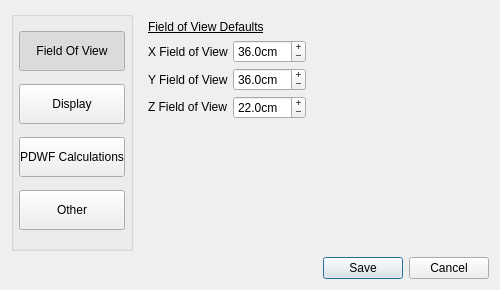
<?xml version="1.0" encoding="UTF-8"?>
<ui version="4.0">
 <class>Preferences</class>
 <widget class="QDialog" name="Preferences">
  <property name="windowModality">
   <enum>Qt::WindowModal</enum>
  </property>
  <property name="geometry">
   <rect>
    <x>0</x>
    <y>0</y>
    <width>500</width>
    <height>290</height>
   </rect>
  </property>
  <property name="sizePolicy">
   <sizepolicy hsizetype="Fixed" vsizetype="Fixed">
    <horstretch>0</horstretch>
    <verstretch>0</verstretch>
   </sizepolicy>
  </property>
  <property name="minimumSize">
   <size>
    <width>400</width>
    <height>290</height>
   </size>
  </property>
  <property name="maximumSize">
   <size>
    <width>500</width>
    <height>290</height>
   </size>
  </property>
  <property name="windowTitle">
   <string>Preferences</string>
  </property>
  <property name="windowIcon">
   <iconset>
    <normaloff>QtIconFiles/gear_and_wrench.png</normaloff>QtIconFiles/gear_and_wrench.png</iconset>
  </property>
  <layout class="QGridLayout" name="gridLayout">
   <item row="0" column="0">
    <widget class="QGroupBox" name="groupButtons">
     <property name="minimumSize">
      <size>
       <width>105</width>
       <height>0</height>
      </size>
     </property>
     <property name="title">
      <string/>
     </property>
     <layout class="QVBoxLayout" name="verticalLayout_4">
      <property name="spacing">
       <number>4</number>
      </property>
      <property name="leftMargin">
       <number>5</number>
      </property>
      <property name="topMargin">
       <number>5</number>
      </property>
      <property name="rightMargin">
       <number>5</number>
      </property>
      <property name="bottomMargin">
       <number>5</number>
      </property>
      <item>
       <widget class="QPushButton" name="buttonFOV">
        <property name="minimumSize">
         <size>
          <width>0</width>
          <height>40</height>
         </size>
        </property>
        <property name="text">
         <string>Field Of View</string>
        </property>
        <property name="checkable">
         <bool>true</bool>
        </property>
        <property name="checked">
         <bool>true</bool>
        </property>
        <property name="autoExclusive">
         <bool>true</bool>
        </property>
       </widget>
      </item>
      <item>
       <widget class="QPushButton" name="buttonDisplay">
        <property name="minimumSize">
         <size>
          <width>0</width>
          <height>40</height>
         </size>
        </property>
        <property name="text">
         <string>Display</string>
        </property>
        <property name="checkable">
         <bool>true</bool>
        </property>
        <property name="autoExclusive">
         <bool>true</bool>
        </property>
       </widget>
      </item>
      <item>
       <widget class="QPushButton" name="buttonPDWF">
        <property name="minimumSize">
         <size>
          <width>97</width>
          <height>40</height>
         </size>
        </property>
        <property name="text">
         <string>PDWF Calculations</string>
        </property>
        <property name="checkable">
         <bool>true</bool>
        </property>
        <property name="autoExclusive">
         <bool>true</bool>
        </property>
       </widget>
      </item>
      <item>
       <widget class="QPushButton" name="buttonOther">
        <property name="minimumSize">
         <size>
          <width>0</width>
          <height>40</height>
         </size>
        </property>
        <property name="text">
         <string>Other</string>
        </property>
        <property name="checkable">
         <bool>true</bool>
        </property>
        <property name="autoExclusive">
         <bool>true</bool>
        </property>
       </widget>
      </item>
     </layout>
    </widget>
   </item>
   <item row="0" column="1">
    <widget class="QStackedWidget" name="stackDisplay">
     <property name="currentIndex">
      <number>0</number>
     </property>
     <widget class="QWidget" name="pageFOV">
      <layout class="QGridLayout" name="gridLayout_2">
       <item row="1" column="1">
        <spacer name="horizontalSpacer">
         <property name="orientation">
          <enum>Qt::Horizontal</enum>
         </property>
         <property name="sizeHint" stdset="0">
          <size>
           <width>40</width>
           <height>20</height>
          </size>
         </property>
        </spacer>
       </item>
       <item row="0" column="0">
        <widget class="QLabel" name="label_7">
         <property name="sizePolicy">
          <sizepolicy hsizetype="Fixed" vsizetype="Fixed">
           <horstretch>0</horstretch>
           <verstretch>0</verstretch>
          </sizepolicy>
         </property>
         <property name="minimumSize">
          <size>
           <width>100</width>
           <height>10</height>
          </size>
         </property>
         <property name="maximumSize">
          <size>
           <width>120</width>
           <height>20</height>
          </size>
         </property>
         <property name="font">
          <font>
           <underline>true</underline>
          </font>
         </property>
         <property name="text">
          <string>Field of View Defaults</string>
         </property>
        </widget>
       </item>
       <item row="2" column="0">
        <spacer name="verticalSpacer">
         <property name="orientation">
          <enum>Qt::Vertical</enum>
         </property>
         <property name="sizeType">
          <enum>QSizePolicy::MinimumExpanding</enum>
         </property>
         <property name="sizeHint" stdset="0">
          <size>
           <width>10</width>
           <height>20</height>
          </size>
         </property>
        </spacer>
       </item>
       <item row="1" column="0">
        <layout class="QHBoxLayout" name="horizontalLayout">
         <property name="spacing">
          <number>5</number>
         </property>
         <item>
          <layout class="QVBoxLayout" name="verticalLayout">
           <property name="spacing">
            <number>3</number>
           </property>
           <item>
            <widget class="QLabel" name="label">
             <property name="sizePolicy">
              <sizepolicy hsizetype="Fixed" vsizetype="Preferred">
               <horstretch>0</horstretch>
               <verstretch>0</verstretch>
              </sizepolicy>
             </property>
             <property name="minimumSize">
              <size>
               <width>30</width>
               <height>0</height>
              </size>
             </property>
             <property name="maximumSize">
              <size>
               <width>80</width>
               <height>16777215</height>
              </size>
             </property>
             <property name="text">
              <string>X Field of View:</string>
             </property>
            </widget>
           </item>
           <item>
            <widget class="QLabel" name="label_2">
             <property name="sizePolicy">
              <sizepolicy hsizetype="Fixed" vsizetype="Preferred">
               <horstretch>0</horstretch>
               <verstretch>0</verstretch>
              </sizepolicy>
             </property>
             <property name="minimumSize">
              <size>
               <width>30</width>
               <height>0</height>
              </size>
             </property>
             <property name="maximumSize">
              <size>
               <width>80</width>
               <height>16777215</height>
              </size>
             </property>
             <property name="text">
              <string>Y Field of View:</string>
             </property>
            </widget>
           </item>
           <item>
            <widget class="QLabel" name="label_3">
             <property name="sizePolicy">
              <sizepolicy hsizetype="Fixed" vsizetype="Preferred">
               <horstretch>0</horstretch>
               <verstretch>0</verstretch>
              </sizepolicy>
             </property>
             <property name="minimumSize">
              <size>
               <width>30</width>
               <height>0</height>
              </size>
             </property>
             <property name="maximumSize">
              <size>
               <width>80</width>
               <height>16777215</height>
              </size>
             </property>
             <property name="text">
              <string>Z Field of View:</string>
             </property>
            </widget>
           </item>
          </layout>
         </item>
         <item>
          <layout class="QVBoxLayout" name="verticalLayout_2">
           <item>
            <widget class="QDoubleSpinBox" name="boxFOVx">
             <property name="wrapping">
              <bool>false</bool>
             </property>
             <property name="buttonSymbols">
              <enum>QAbstractSpinBox::PlusMinus</enum>
             </property>
             <property name="suffix">
              <string>cm</string>
             </property>
             <property name="decimals">
              <number>1</number>
             </property>
             <property name="minimum">
              <double>1.000000000000000</double>
             </property>
             <property name="singleStep">
              <double>0.500000000000000</double>
             </property>
             <property name="value">
              <double>36.000000000000000</double>
             </property>
            </widget>
           </item>
           <item>
            <widget class="QDoubleSpinBox" name="boxFOVy">
             <property name="wrapping">
              <bool>false</bool>
             </property>
             <property name="buttonSymbols">
              <enum>QAbstractSpinBox::PlusMinus</enum>
             </property>
             <property name="suffix">
              <string>cm</string>
             </property>
             <property name="decimals">
              <number>1</number>
             </property>
             <property name="minimum">
              <double>1.000000000000000</double>
             </property>
             <property name="singleStep">
              <double>0.500000000000000</double>
             </property>
             <property name="value">
              <double>36.000000000000000</double>
             </property>
            </widget>
           </item>
           <item>
            <widget class="QDoubleSpinBox" name="boxFOVz">
             <property name="wrapping">
              <bool>false</bool>
             </property>
             <property name="buttonSymbols">
              <enum>QAbstractSpinBox::PlusMinus</enum>
             </property>
             <property name="suffix">
              <string>cm</string>
             </property>
             <property name="decimals">
              <number>1</number>
             </property>
             <property name="minimum">
              <double>1.000000000000000</double>
             </property>
             <property name="singleStep">
              <double>0.500000000000000</double>
             </property>
             <property name="value">
              <double>22.000000000000000</double>
             </property>
            </widget>
           </item>
          </layout>
         </item>
        </layout>
       </item>
      </layout>
     </widget>
     <widget class="QWidget" name="pageDisplay">
      <layout class="QGridLayout" name="gridLayout_4">
       <item row="0" column="0">
        <layout class="QHBoxLayout" name="horizontalLayout_2">
         <property name="spacing">
          <number>15</number>
         </property>
         <item>
          <widget class="QLabel" name="label_8">
           <property name="sizePolicy">
            <sizepolicy hsizetype="Fixed" vsizetype="Fixed">
             <horstretch>0</horstretch>
             <verstretch>0</verstretch>
            </sizepolicy>
           </property>
           <property name="minimumSize">
            <size>
             <width>92</width>
             <height>26</height>
            </size>
           </property>
           <property name="maximumSize">
            <size>
             <width>92</width>
             <height>26</height>
            </size>
           </property>
           <property name="text">
            <string>Default Mask Alpha (transparency):</string>
           </property>
           <property name="wordWrap">
            <bool>true</bool>
           </property>
          </widget>
         </item>
         <item>
          <widget class="QSlider" name="slideAlpha">
           <property name="sizePolicy">
            <sizepolicy hsizetype="MinimumExpanding" vsizetype="Fixed">
             <horstretch>0</horstretch>
             <verstretch>0</verstretch>
            </sizepolicy>
           </property>
           <property name="minimumSize">
            <size>
             <width>100</width>
             <height>24</height>
            </size>
           </property>
           <property name="maximumSize">
            <size>
             <width>150</width>
             <height>24</height>
            </size>
           </property>
           <property name="maximum">
            <number>20</number>
           </property>
           <property name="pageStep">
            <number>1</number>
           </property>
           <property name="value">
            <number>6</number>
           </property>
           <property name="orientation">
            <enum>Qt::Horizontal</enum>
           </property>
           <property name="tickPosition">
            <enum>QSlider::TicksBelow</enum>
           </property>
          </widget>
         </item>
         <item>
          <widget class="QLCDNumber" name="lcdAlpha">
           <property name="sizePolicy">
            <sizepolicy hsizetype="Fixed" vsizetype="Fixed">
             <horstretch>0</horstretch>
             <verstretch>0</verstretch>
            </sizepolicy>
           </property>
           <property name="minimumSize">
            <size>
             <width>60</width>
             <height>26</height>
            </size>
           </property>
           <property name="maximumSize">
            <size>
             <width>60</width>
             <height>26</height>
            </size>
           </property>
           <property name="autoFillBackground">
            <bool>false</bool>
           </property>
           <property name="smallDecimalPoint">
            <bool>false</bool>
           </property>
           <property name="digitCount">
            <number>4</number>
           </property>
           <property name="segmentStyle">
            <enum>QLCDNumber::Filled</enum>
           </property>
           <property name="value" stdset="0">
            <double>0.000000000000000</double>
           </property>
           <property name="intValue" stdset="0">
            <number>0</number>
           </property>
          </widget>
         </item>
        </layout>
       </item>
       <item row="0" column="1">
        <spacer name="horizontalSpacer_3">
         <property name="orientation">
          <enum>Qt::Horizontal</enum>
         </property>
         <property name="sizeHint" stdset="0">
          <size>
           <width>56</width>
           <height>20</height>
          </size>
         </property>
        </spacer>
       </item>
       <item row="1" column="0">
        <spacer name="verticalSpacer_3">
         <property name="orientation">
          <enum>Qt::Vertical</enum>
         </property>
         <property name="sizeHint" stdset="0">
          <size>
           <width>20</width>
           <height>188</height>
          </size>
         </property>
        </spacer>
       </item>
      </layout>
     </widget>
     <widget class="QWidget" name="pagePDWF">
      <layout class="QGridLayout" name="gridLayout_3">
       <item row="0" column="0">
        <widget class="QLabel" name="label_9">
         <property name="text">
          <string>Cutoff Threshold:</string>
         </property>
        </widget>
       </item>
       <item row="0" column="1">
        <widget class="QDoubleSpinBox" name="boxThresh">
         <property name="decimals">
          <number>1</number>
         </property>
         <property name="value">
          <double>2.000000000000000</double>
         </property>
        </widget>
       </item>
       <item row="0" column="2">
        <spacer name="horizontalSpacer_2">
         <property name="orientation">
          <enum>Qt::Horizontal</enum>
         </property>
         <property name="sizeHint" stdset="0">
          <size>
           <width>40</width>
           <height>20</height>
          </size>
         </property>
        </spacer>
       </item>
       <item row="1" column="0">
        <spacer name="verticalSpacer_2">
         <property name="orientation">
          <enum>Qt::Vertical</enum>
         </property>
         <property name="sizeHint" stdset="0">
          <size>
           <width>20</width>
           <height>196</height>
          </size>
         </property>
        </spacer>
       </item>
      </layout>
     </widget>
     <widget class="QWidget" name="pageOther"/>
    </widget>
   </item>
   <item row="1" column="1">
    <widget class="QDialogButtonBox" name="buttonBox">
     <property name="orientation">
      <enum>Qt::Horizontal</enum>
     </property>
     <property name="standardButtons">
      <set>QDialogButtonBox::Cancel|QDialogButtonBox::Save</set>
     </property>
     <property name="centerButtons">
      <bool>false</bool>
     </property>
    </widget>
   </item>
  </layout>
 </widget>
 <resources/>
 <connections>
  <connection>
   <sender>buttonBox</sender>
   <signal>accepted()</signal>
   <receiver>Preferences</receiver>
   <slot>accept()</slot>
   <hints>
    <hint type="sourcelabel">
     <x>287</x>
     <y>280</y>
    </hint>
    <hint type="destinationlabel">
     <x>157</x>
     <y>274</y>
    </hint>
   </hints>
  </connection>
  <connection>
   <sender>buttonBox</sender>
   <signal>rejected()</signal>
   <receiver>Preferences</receiver>
   <slot>reject()</slot>
   <hints>
    <hint type="sourcelabel">
     <x>287</x>
     <y>280</y>
    </hint>
    <hint type="destinationlabel">
     <x>286</x>
     <y>274</y>
    </hint>
   </hints>
  </connection>
 </connections>
</ui>
